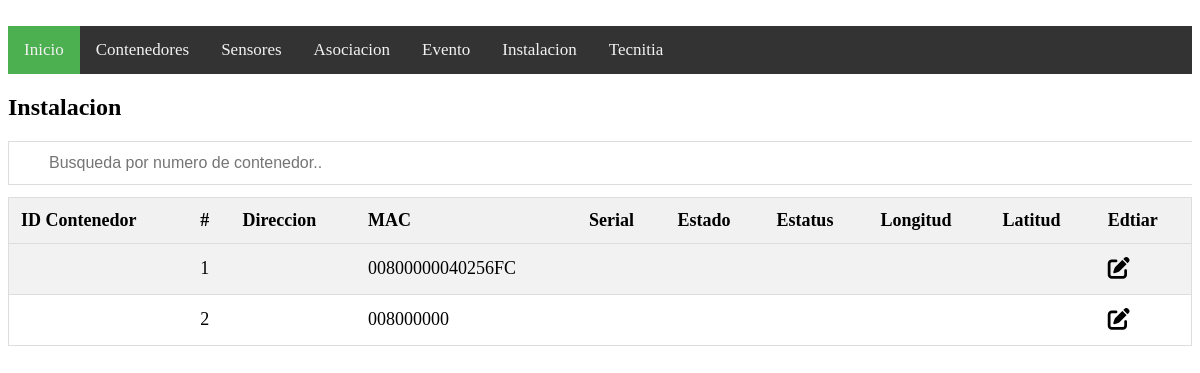
Screenshot of /inv.php with the database file from the repository.
### tables this page shows
CREATE TABLE `contenedores` (
  `nresgistro` int(10) NOT NULL,
  `idcontenedor` text NOT NULL,
  `direccion` text NOT NULL,
  `mac` text NOT NULL,
  `serial` text NOT NULL,
  `estado` text NOT NULL,
  `estatus` text NOT NULL,
  `longitud` text NOT NULL,
  `latitud` text NOT NULL
);

### inv.php (the view, shortened to what this page needs)
<?php
include("cn.php");
$contenedores = "SELECT * FROM contenedores";
?>
<!DOCTYPE html>
<html>
<link rel="stylesheet" href="estilos.css">
<link rel="stylesheet" href="style.css">
<head>
</head>
<body>
<center>
</center>
<div class="topnav" id="myTopnav">
  <a href="inicio.php" class="active">Inicio</a>
  <a href="cont.php">Contenedores</a>
  <a href="sens.php">Sensores</a>
  <a href="asoc.php">Asociacion</a>
  <a href="even.php">Evento</a>
  <a href="">Instalacion</a>
  <a href="tec.php">Tecnitia</a>
</div>
<h2>Instalacion</h2>
<div style="overflow-x:auto;">
<input type="text" id="myInput" onkeyup="myFunction()" placeholder="Busqueda por numero de contenedor..">
<table id="myTable">
  <tr class="header">
      <th>ID Contenedor</th>
      <th>#</th>
      <th>Direccion</th>
      <th>MAC</th>
      <th>Serial</th>
      <th>Estado</th>
      <th>Estatus</th>
      <th>Longitud</th>
      <th>Latitud</th>
      <th>Edtiar</th>
    </tr>
    <?php
    $resultado = mysqli_query($conexion, $contenedores);
    while($row = mysqli_fetch_assoc($resultado)){
    ?>
    <tr>
      <td><?php echo $row ["idcontenedor"]?></td>
      <td><?php echo $row ["nresgistro"]?></td>
      <td><?php echo $row ["direccion"]?></td>
      <td><?php echo $row ["mac"]?></td>
      <td><?php echo $row ["serial"]?></td>
      <td><?php echo $row ["estado"]?></td>
      <td><?php echo $row ["estatus"]?></td>
      <td><?php echo $row ["longitud"]?></td>
      <td><?php echo $row ["latitud"]?></td>
      <td><a href="mod.php?id=<?php echo $row ["nresgistro"];?>"><i class="fas fa-edit"></i></a></td>
      <?php } ?>
    </tr>
</table>
</div>
</body>
</html>

### estilos.css (style rules this page uses)
html { background: url("img/work-2.jpg"); background-size: cover; }
.topnav { background-color: #333; overflow: hidden; }
.topnav a { float: left; display: block; color: #f2f2f2; text-align: center; padding: 14px 16px; text-decoration: none; font-size: 17px; }
.active { background-color: #4CAF50; color: white; }
#myInput { background-image: url('/css/searchicon.png'); background-position: 10px 12px; background-repeat: no-repeat; width: 100%; font-size: 16px; padding: 12px 20px 12px 40px; border: 1px solid #ddd; margin-bottom: 12px; }
#myTable { border-collapse: collapse; width: 100%; border: 1px solid #ddd; font-size: 18px; }
#myTable th, #myTable td { text-align: left; padding: 12px; }
#myTable tr { border-bottom: 1px solid #ddd; }
#myTable tr.header, #myTable tr:hover { background-color: #f1f1f1; }
a { text-decoration: none; font-size: 22px; color: black; }

### inv.php (style rules this page uses)
table { border-collapse: collapse; border-spacing: 0; width: 100%; border: 1px solid #ddd; }
th, td { text-align: left; padding: 8px; }
tr:nth-child(even) { background-color: #f2f2f2 }

### rows the page displays
contenedores: nresgistro "1", mac "00800000040256FC"
contenedores: nresgistro "2", mac "008000000"
